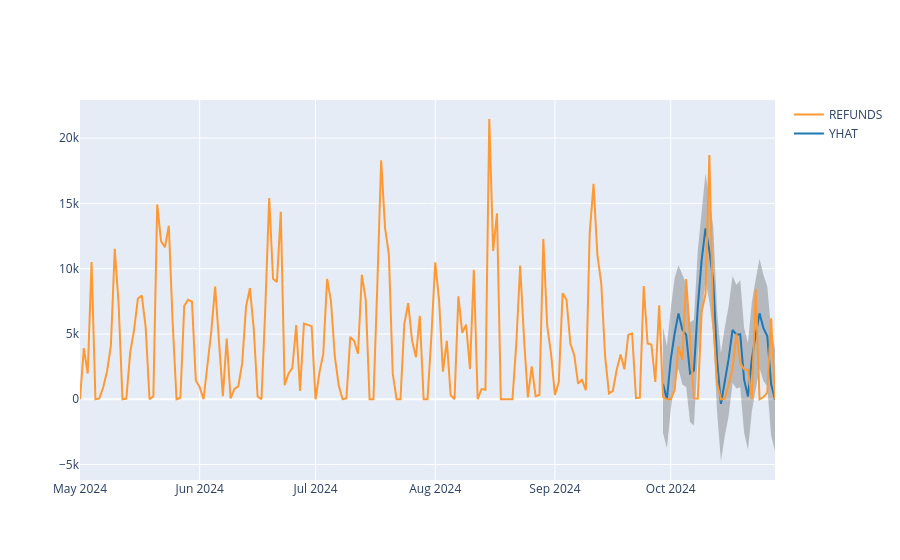

This figure's notebook cell:
### Markdown cell above
##### Plot the predictions using the tool `forecast_line_plot`

### Code cell
result = chatbot.chat("Generate the line plot on the predicted results table and compared with the actual table SALES_REFUNDS")
